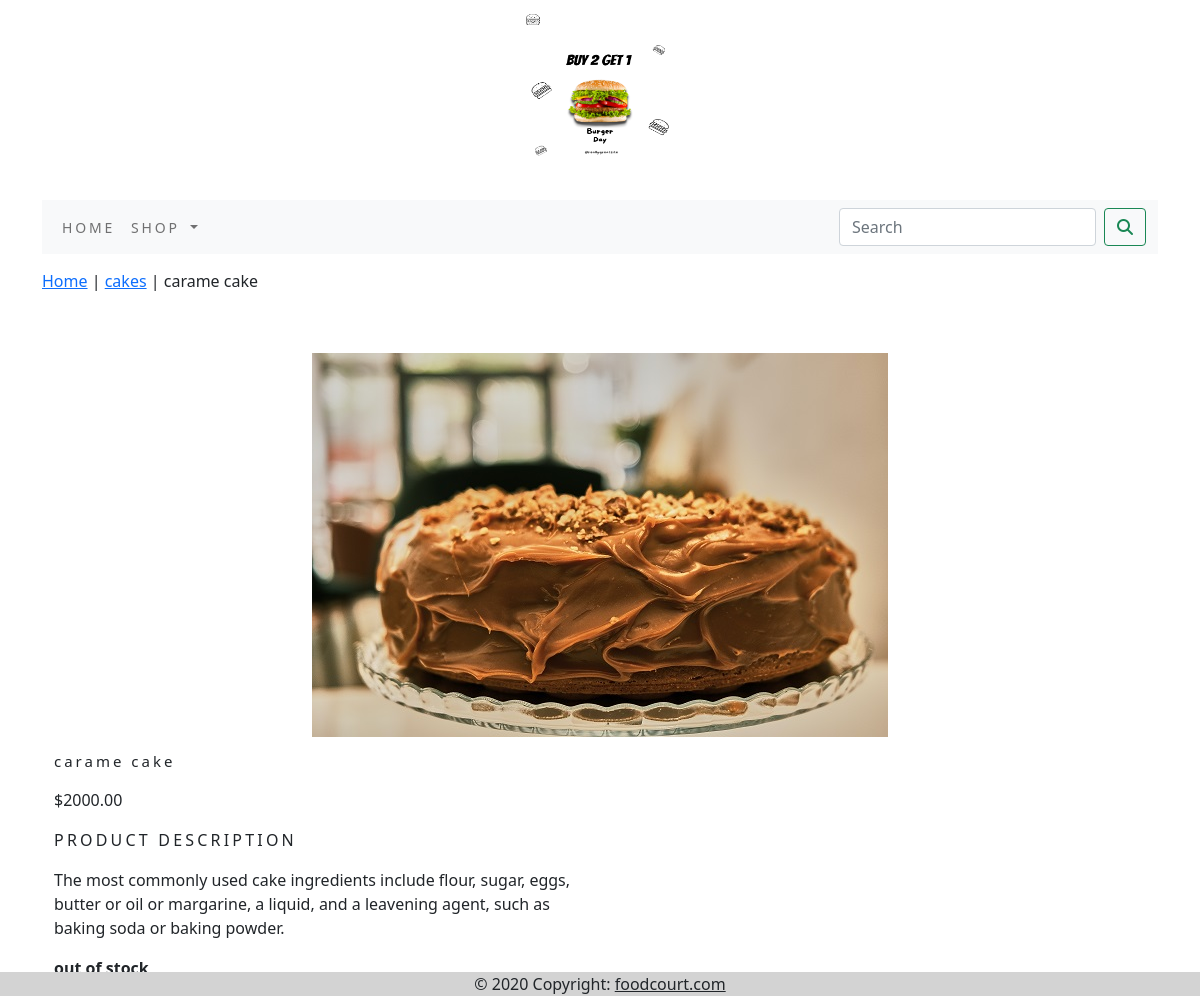
/foodapp/cakes/carame-cake/, run on the app's committed database.
### foodapp/models.py (models this page shows, shortened)
class Product(models.Model):
    name = models.CharField(max_length=250, unique=True)
    slug = models.SlugField(max_length=250, unique=True)
    description = models.TextField(blank=True)
    price = models.DecimalField(max_digits=10, decimal_places=2)
    category = models.ForeignKey(Category, on_delete=models.CASCADE)
    image = models.ImageField(upload_to='product', blank=True)
    stock = models.IntegerField()
    available = models.BooleanField(default=True)
    created = models.DateTimeField(auto_now_add=True)
    updated = models.DateTimeField(auto_now=True)
    class Meta:
        ordering = ('name',)
        verbose_name = 'product'
        verbose_name_plural = 'products'

class Category(models.Model):
    name = models.CharField(max_length=250, unique=True)
    slug = models.SlugField(max_length=250, unique=True)
    description = models.TextField(blank=True)
    image = models.ImageField(upload_to='category', blank=True)
    class Meta:
        ordering = ('name',)
        verbose_name = 'category'
        verbose_name_plural = 'categories'
    def get_url(self):
        return reverse('foodapp:products_by_category', args=[self.slug])
    def __str__(self):
        return '{}'.format(self.name)

### foodapp/views.py (the view)
# urls.py: path('<slug:c_slug>/<slug:product_slug>/', views.proDetail, name='prodCatdetail'),
def proDetail(request,c_slug,product_slug):
    try:
        product=Product.objects.get(category__slug=c_slug,slug=product_slug)
    except Exception as e:
        raise e
    return render(request,'product.html',{'product':product})

### cartapp/context_processors.py (called while the page is built)
def counter(request):
    item_count=0
    if 'admin ' in request.path:
        return {}
    else:
        try:
            cart=Cart.objects.filter(cart_id=_cart_id(request))
            cart_items=CartItem.objects.all().filter(cart=cart[:1])
            for cart_item in cart_items:
                item_count += cart_item.quantity
        except cart.DoesNotExist:
            item_count=0
    return dict(item_count=item_count)

### cartapp/views.py (called while the page is built)
def _cart_id(request):
    cart=request.session.session_key
    if not cart:
        cart=request.session.create()
    return cart

### foodapp/context_processors.py (called while the page is built)
def menu_links(request):
    links=Category.objects.all()
    return dict(links=links)

### template/product.html (shortened to what this page needs)
{% extends 'base.html' %}
{% load static %}
{% block content %}
<div class="row my_product_row_class">
    <div class="mx-auto">
        <p><a href="{% url 'foodapp:allProdCat' %}">Home</a> | <a href="{{product.category.get_url}}">{{product.category}}</a> | {{product.name}}</p>
    </div>
</div>
<div class="container">
<br>
<div class="row">
    <div class="col-12 col-sm-12 co-md-12 co-lg-6 text-center">
       <div style="min-width:18rem">
           <img src="{{product.image.url}}" alt="{{product.name}}">
       </div>
    </div>
<div>
        <div class="col-12 col-sm-12 col-md-12 col-lg-6">
            <h1 class="my_prod_title">{{product.name}}</h1>
            <p>${{product.price}}</p>
            <p class="my_title">product description</p>
            <p class="text-justify my_prod_text">{{product.description}}</p>
            {% if product.stock <= 0 %}
            <p class="text-justify my_prod_text"><b>out of stock</b></p>
            {% else %}
            <a class="my_bottom_margin btn btn-secondary" href=" {% url 'cartapp:add_cart' product.id %}">add to cart</a>
            {% endif %}
        </div>
        </div>
    </div>
</div>
{% endblock %}

### static/css/custom.css (style rules this page uses)
body { font-family:'Roboto',sans-serif; }
.my_title { font-size:16px; text-transform:uppercase; letter-spacing:.2em; }
.my_product_row_class { padding-top:15px; padding-bottom:20px; }
.my_prod_title { font-size: 15px; text_transform:uppercase; letter-spacing:.2em; padding-top:15px; padding-bottom:10px; }
.my_prod_text { padding-right:20px; }

### data on the page
Product: category "cakes", name "carame cake", image (picture), price "2000.00", description "The most commonly used cake ingredients include flour, sugar, eggs, butter or oil or margarine, a liquid, and a leavening agent, such as baking soda or baking powder."
